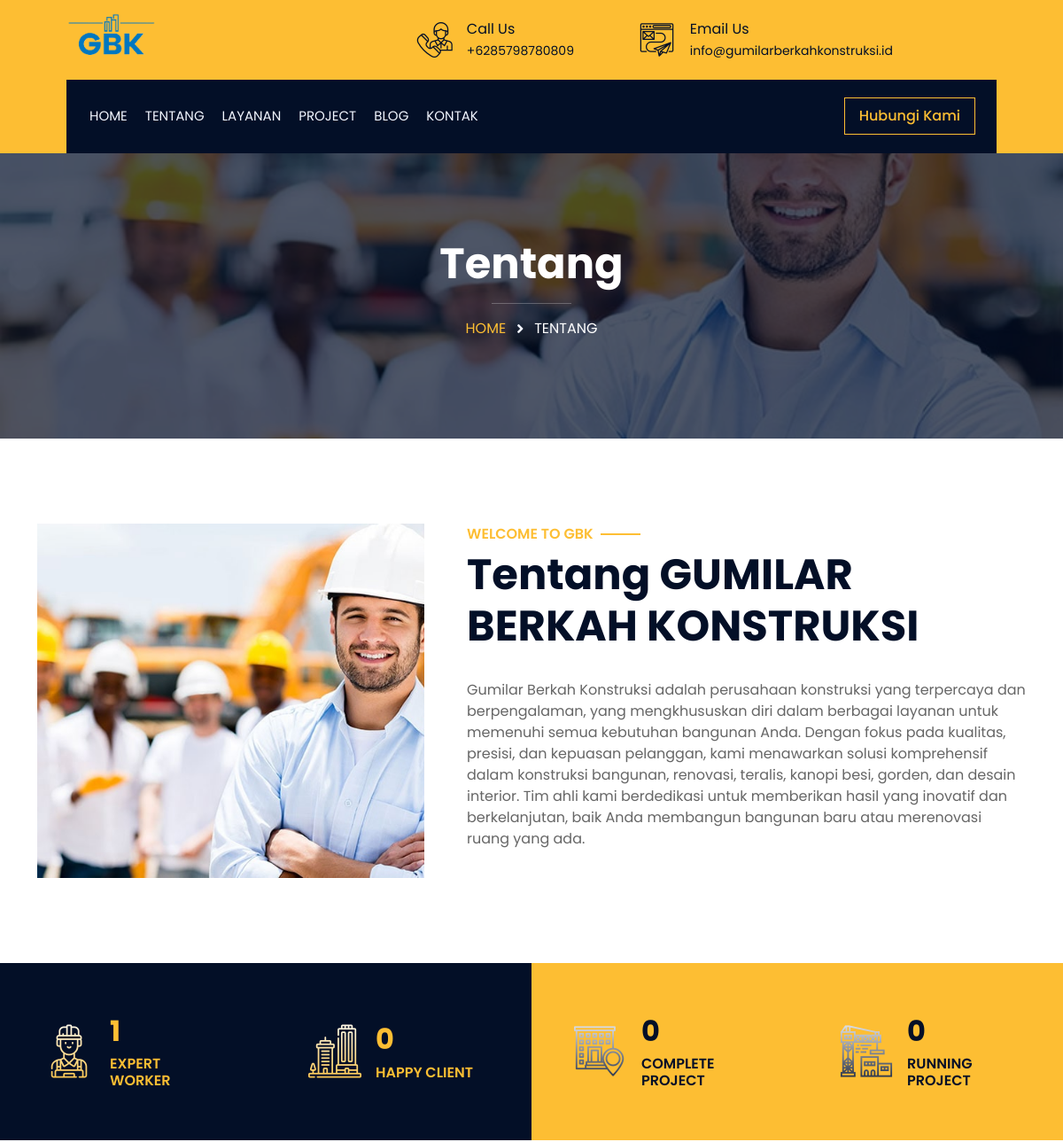
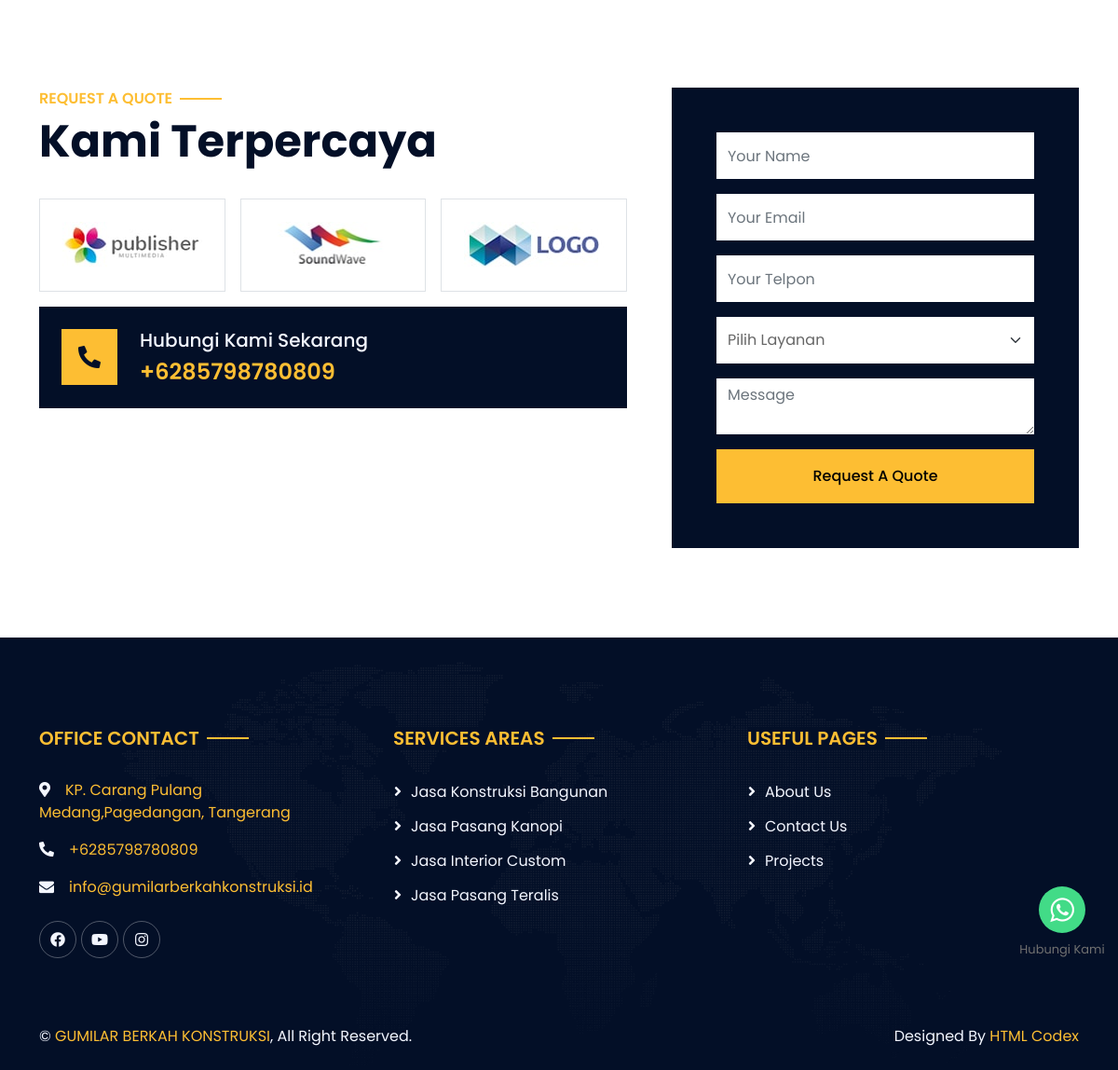
The app's page /index.php/about with its own data (2 pictures, top to bottom).
### tables this page shows
CREATE TABLE `whatsap_navigasi` (
  `id` int NOT NULL,
  `no` varchar(20) NOT NULL,
  `link` varchar(225) NOT NULL,
  `text_title` varchar(50) NOT NULL,
  `pesan` text NOT NULL
);

CREATE TABLE `set_app` (
  `id` int NOT NULL,
  `nama_web` varchar(100) NOT NULL,
  `tentang` text NOT NULL,
  `notlp` varchar(20) NOT NULL,
  `email` varchar(50) NOT NULL,
  `lokasi` varchar(255) NOT NULL,
  `title` varchar(100) NOT NULL,
  `map` text NOT NULL,
  `alamat` text NOT NULL,
  `logo` varchar(100) NOT NULL,
  `favicon` varchar(100) NOT NULL,
  `site` varchar(50) NOT NULL,
  `keyword` text NOT NULL,
  `kota` varchar(100) NOT NULL,
  `provinsi` varchar(100) NOT NULL,
  `pos` int NOT NULL
);

CREATE TABLE `s_about` (
  `id` int NOT NULL,
  `heading_1` varchar(160) NOT NULL,
  `heading_2` varchar(160) NOT NULL,
  `text` text NOT NULL,
  `images` varchar(100) NOT NULL
);

CREATE TABLE `quote` (
  `id` int NOT NULL,
  `title` varchar(100) NOT NULL,
  `file` varchar(190) NOT NULL
);

CREATE TABLE `s_service` (
  `id` int NOT NULL,
  `title` varchar(160) NOT NULL,
  `body` longtext NOT NULL,
  `images` varchar(225) NOT NULL,
  `slug` varchar(225) NOT NULL,
  `seo_title` varchar(160) NOT NULL,
  `seo_deskripsi` varchar(190) NOT NULL,
  `seo_keyword` varchar(225) NOT NULL,
  `file` varchar(100) NOT NULL
);

### application/views/web/section/quote.php (the view, shortened to what the rows shown need)
<link rel="stylesheet" type="text/css" href="https://cdnjs.cloudflare.com/ajax/libs/toastr.js/latest/css/toastr.min.css">
<div class="container-fluid py-5">
    <div class="container">
        <div class="row g-5">
            <div class="col-lg-7">
                <div class="section-header text-start pb-4 wow fadeIn" data-wow-delay="0.1s">
                    <h1 class="display-5">Kami Terpercaya</h1>
                </div>
                <div class="row g-3">
                    <?php foreach ($vendor as $ven): ?>
                        <div class="col-6 col-md-4 wow fadeIn" data-wow-delay="0.2s">
                            <div class="border p-4">
                                <img class="img-fluid" src="<?= base_url('assets/upload/img/') . $ven->file ?>" alt="<?= $ven->title ?>">
                            </div>
                        </div>
                    <?php endforeach ?>
                </div>
                <div class="bg-dark d-flex align-items-center p-4 mt-3 wow fadeIn" data-wow-delay="0.8s">
                    <div class="ps-4">
                        <a href="tel:+<?= AppIdentitas('tlp') ?>" target=" _blank" rel="noopener noreferrer">
                            <h4 class="text-primary mb-0">+<?= AppIdentitas('tlp') ?></h4>
                        </a>
                    </div>
                </div>
            </div>
        </div>
    </div>
</div>

### application/views/component/web/navbar.php (shortened to what the rows shown need)
<link rel="stylesheet" href="https://maxcdn.bootstrapcdn.com/font-awesome/4.5.0/css/font-awesome.min.css">
<div class="floating_btn">
    <a target="_blank" href="<?= base_url('whatsapp/navigasi') ?>" target="_blank">
        <div class="contact_icon">
        </div>
    </a>
    <p class="text_icon"><?= whatsappNav('title') ?></p>
</div>
<div class="wrapper">
    <div class="container-fluid bg-primary">
        <div class="row align-items-center top-bar">
            <div class="col-lg-4 col-md-12 text-center text-lg-start">
                <a href="#" class="navbar-brand m-0 p-0">
                    <img class="display-6 me-3" style="height:100px;" src="<?= base_url('assets/upload/img/') . AppIdentitas('logo') ?>" alt="Logo">
                </a>
            </div>
            <div class="col-lg-8 col-md-7 d-none d-lg-block">
                <div class="row">
                    <div class="col-4">
                        <div class="d-flex align-items-center justify-content-end text-dark">
                            <div class="ps-3">
                                <p class="mb-0">Call Us</p>
                                <small>+<?= AppIdentitas('tlp') ?></small>
                            </div>
                        </div>
                    </div>
                    <div class="col-6">
                        <div class="d-flex align-items-center justify-content-end text-dark">
                            <div class="ps-3">
                                <p class="mb-0">Email Us</p>
                                <small><?= AppIdentitas('email') ?></small>
                            </div>
                        </div>
                    </div>
                </div>
            </div>
        </div>
    </div>

### application/views/web/section/about.php (shortened to what the rows shown need)
<div class="container-fluid py-5">
    <div class="container">
        <div class="row g-5">
            <div class="col-lg-5 col-md-6 wow fadeIn" data-wow-delay="0.1s" style="min-height: 400px;">
                <div class="position-relative h-100">
                    <img class="position-absolute w-100 h-100" src="<?= htmlentities(base_url('assets/upload/img/') . $about['images'], ENT_QUOTES)  ?>" style="object-fit: cover;" alt="<?= $about['heading_2'] ?>">
                </div>
            </div>
            <div class="col-lg-7 col-md-6 wow fadeIn" data-wow-delay="0.5s">
                <div class="section-header text-start pb-4">
                    <h6 class="bg-white px-2 fw-semi-bold text-uppercase text-primary"><?= $about['heading_1'] ?></h6>
                    <h1 class="display-5"><?= $about['heading_2'] ?></h1>
                </div>
                <p><?= $about['text'] ?></p>
            </div>
        </div>
    </div>
</div>

### application/views/component/web/footer.php (shortened to what the rows shown need)
<?php $this->db->limit(5);
$query = $this->db->get('s_service')->result();
?>
<div class="container-fluid bg-dark text-light footer pt-5 mt-5 wow fadeIn" data-wow-delay="0.1s">
    <div class="container py-5">
        <div class="row gy-5">
            <div class="col-md-6 col-lg-4">
                <p><i class="fas fa-map-marker-alt me-3"></i><a href="<?= AppIdentitas('lokasi') ?>"><?= AppIdentitas('alamat') ?></a></p>
                <p><i class="fas fa-phone-alt me-3"></i><a href="tel:">+<?= AppIdentitas('tlp') ?></a></p>
                <p><i class="fa fa-envelope me-3"></i><a href="mailto:<?= AppIdentitas('email') ?>" class="__cf_email__"><?= AppIdentitas('email') ?></a></p>
            </div>
            <div class="col-md-6 col-lg-4">
                <div class="section-header text-start pb-4">
                    <h6 class="h5 bg-dark px-2 fw-semi-bold text-uppercase text-primary">Services Areas</h6>
                </div>
                <?php foreach ($query as $q): ?>
                    <a class="btn btn-link" href="<?= base_url('jasa/') . $q->slug ?>"><?= $q->title ?></a>
                <?php endforeach ?>
            </div>
        </div>
    </div>
    <div class="container py-4">
        <div class="row">
            <div class="col-md-6 text-center text-md-start">
                <p class="m-md-0">&copy; <a href="#"><?= AppIdentitas('nama_web') ?></a>, All Right Reserved.</p>
            </div>
        </div>
    </div>
</div>
</div>

### records on screen
whatsap_navigasi: text_title "Hubungi Kami"
set_app: logo (picture), notlp "6285798780809", email "info@gumilarberkahkonstruksi.id", alamat "KP. Carang Pulang Medang,Pagedangan, Tangerang", nama_web "GUMILAR BERKAH KONSTRUKSI"
s_about: images (picture), heading_1 "WELCOME TO GBK", heading_2 "Tentang GUMILAR BERKAH KONSTRUKSI", text "Gumilar Berkah Konstruksi adalah perusahaan konstruksi yang terpercaya dan berpengalaman, yang mengkhususkan diri dalam berbagai layanan untuk memenuhi semua kebutuhan bangunan Anda. Dengan fokus pada kualitas, presisi, dan kepuasan pelanggan, kami menawarkan solusi komprehensif dalam konstruksi bangunan, renovasi, teralis, kanopi besi, gorden, dan desain interior. Tim ahli kami berdedikasi untuk memberikan hasil yang inovatif dan berkelanjutan, baik Anda membangun bangunan baru atau merenovasi ruang yang ada."
quote: file+title (picture)
quote: file+title (picture)
quote: file+title (picture)
s_service: title "Jasa Konstruksi Bangunan"
s_service: title "Jasa Pasang Kanopi"
s_service: title "Jasa Interior Custom"
s_service: title "Jasa Pasang Teralis"

### other values on screen
$breadcrumb['title'] "Tentang"
$breadcrumb['title'] "TENTANG"
$visit "1"
$jml_testi "0"
$jmlprj "0"
$jmlprjr "0"
